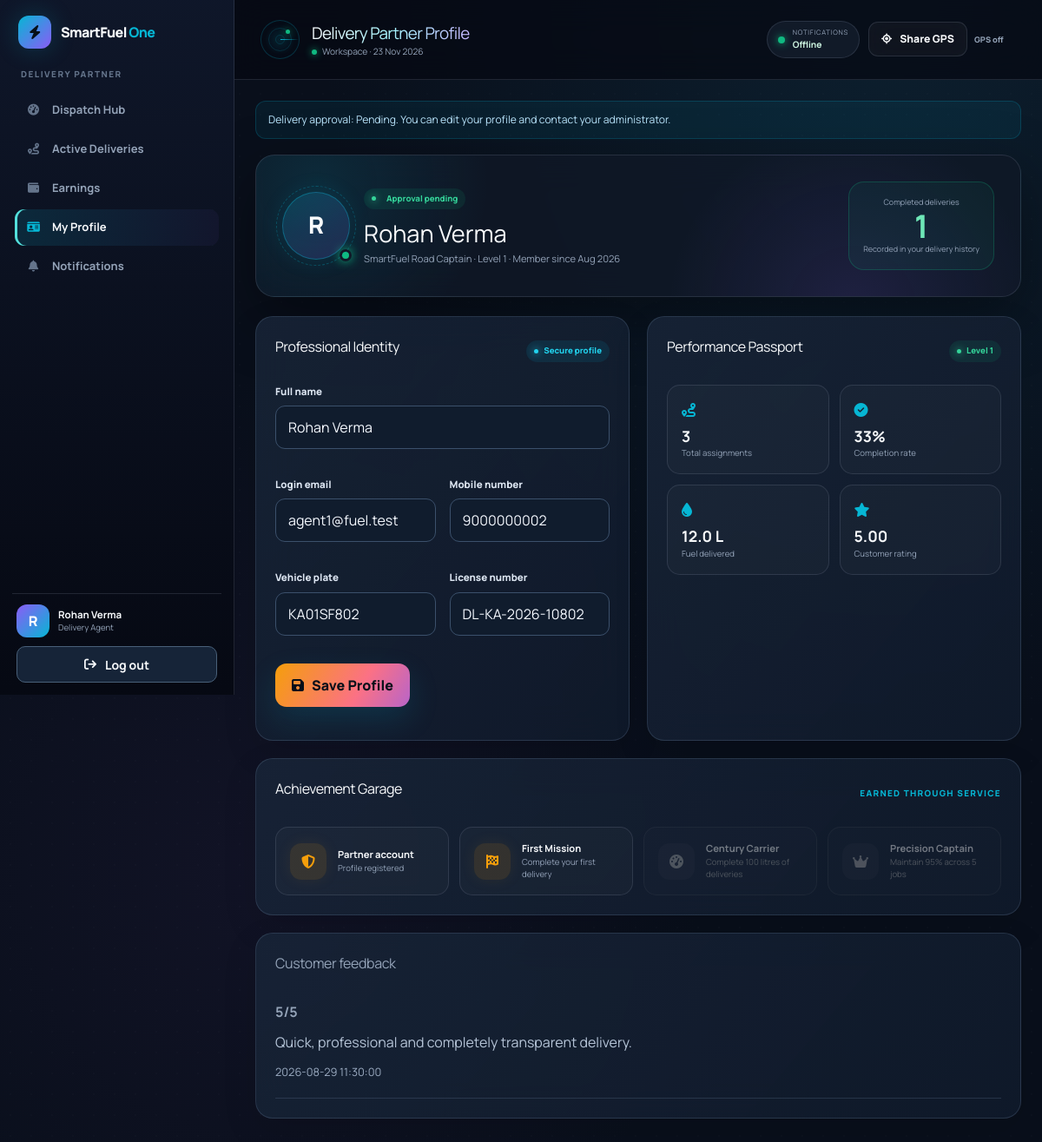
/delivery/profile.php (signed in), run on the app's committed database.
### tables this page shows
CREATE TABLE users (
    id INT UNSIGNED AUTO_INCREMENT PRIMARY KEY,
    full_name VARCHAR(120) NOT NULL,
    email VARCHAR(190) NOT NULL,
    password_hash VARCHAR(255) NOT NULL,
    phone VARCHAR(20) NOT NULL,
    role ENUM('customer', 'delivery_agent', 'admin') NOT NULL DEFAULT 'customer',
    avatar_url VARCHAR(500) NULL,
    status ENUM('active', 'suspended') NOT NULL DEFAULT 'active',
    created_at TIMESTAMP NOT NULL DEFAULT CURRENT_TIMESTAMP,
    UNIQUE KEY uq_users_email (email),
    UNIQUE KEY uq_users_phone (phone),
    KEY idx_users_role_status (role, status)
);

CREATE TABLE delivery_agent_profiles (
    id INT UNSIGNED AUTO_INCREMENT PRIMARY KEY,
    user_id INT UNSIGNED NOT NULL,
    vehicle_plate VARCHAR(30) NOT NULL,
    license_number VARCHAR(60) NOT NULL,
    current_lat DECIMAL(10,7) NULL,
    current_lng DECIMAL(10,7) NULL,
    is_online TINYINT(1) NOT NULL DEFAULT 0,
    rating DECIMAL(3,2) NOT NULL DEFAULT 5.00,
    UNIQUE KEY uq_agent_user (user_id),
    UNIQUE KEY uq_agent_vehicle_plate (vehicle_plate),
    UNIQUE KEY uq_agent_license (license_number),
    KEY idx_agent_online (is_online),
    CONSTRAINT fk_agent_profile_user FOREIGN KEY (user_id) REFERENCES users(id) ON DELETE CASCADE
);

CREATE TABLE reviews_ratings (
    id INT UNSIGNED AUTO_INCREMENT PRIMARY KEY,
    order_id INT UNSIGNED NOT NULL,
    customer_id INT UNSIGNED NOT NULL,
    agent_id INT UNSIGNED NOT NULL,
    rating TINYINT UNSIGNED NOT NULL,
    review_text TEXT NULL,
    created_at TIMESTAMP NOT NULL DEFAULT CURRENT_TIMESTAMP,
    UNIQUE KEY uq_review_order (order_id),
    KEY idx_reviews_agent (agent_id, rating),
    CONSTRAINT fk_review_order FOREIGN KEY (order_id) REFERENCES orders(id) ON DELETE CASCADE,
    CONSTRAINT fk_review_customer FOREIGN KEY (customer_id) REFERENCES users(id) ON DELETE RESTRICT,
    CONSTRAINT fk_review_agent FOREIGN KEY (agent_id) REFERENCES users(id) ON DELETE RESTRICT,
    CONSTRAINT chk_review_rating CHECK (rating BETWEEN 1 AND 5)
);

### config/db.php (called while the page is built, shortened)
<?php
function db(): PDO
{
    static $pdo = null;
    if ($pdo instanceof PDO) {
        return $pdo;
    }
    try {
        $pdo = new PDO(
            'mysql:host=' . DB_HOST . ';dbname=' . DB_NAME . ';charset=utf8mb4',
            DB_USER,
            DB_PASS,
            [
                PDO::ATTR_ERRMODE => PDO::ERRMODE_EXCEPTION,
                PDO::ATTR_DEFAULT_FETCH_MODE => PDO::FETCH_ASSOC,
                PDO::ATTR_EMULATE_PREPARES => false,
            ]
        );
    } catch (PDOException $exception) {
        render_unexpected_error($exception);
    }
    sf_schema($pdo);
    return $pdo;
}
function ensure_realtime_schema(): bool
{
    return true;
}
function url(string $path = ''): string
{
    return BASE_URL . ($path === '' ? '' : '/' . ltrim($path, '/'));
}
function e(mixed $value): string
{
    return htmlspecialchars((string) $value, ENT_QUOTES, 'UTF-8');
}
function require_role(string $role): array
{
    $statement = db()->prepare('SELECT * FROM users WHERE id = ? AND status = \'active\' LIMIT 1');
    $statement->execute([(int) $_SESSION['user_id']]);
    $user = $statement->fetch();
    return $user;
}
function role_home(string $role): string
{
    return match ($role) {
        'admin' => 'admin/dashboard.php',
        'delivery_agent' => 'delivery/dashboard.php',
        default => 'customer/dashboard.php',
    };
}
require_once __DIR__ . '/upgrade.php';

### config/upgrade.php (called while the page is built, shortened)
<?php
function sf_schema(PDO $pdo): void
{
    $pdo->exec("CREATE TABLE IF NOT EXISTS sf_versions (version INT PRIMARY KEY, installed_at TIMESTAMP DEFAULT CURRENT_TIMESTAMP) ENGINE=InnoDB");
    if ($pdo->query('SELECT version FROM sf_versions WHERE version=1')->fetchColumn()) {
        return;
    }
    if ((int) $pdo->query("SELECT GET_LOCK('smartfuel_upgrade_v1',15)")->fetchColumn() !== 1) {
        throw new RuntimeException('Upgrade is busy. Refresh in a moment.');
    }
    try {
        if ($pdo->query('SELECT version FROM sf_versions WHERE version=1')->fetchColumn()) {
            return;
        }
        foreach ($statements as $sql) {
            $pdo->exec($sql);
        }
        $pdo->exec("INSERT IGNORE INTO sf_agent_approvals(user_id,approval_status) SELECT id,'Approved' FROM users WHERE role='delivery_agent'");
        $pdo->exec('INSERT IGNORE INTO sf_order_details(order_id) SELECT id FROM orders');
        $pdo->exec("UPDATE sf_order_details d JOIN orders o ON o.id=d.order_id SET d.refund_status='Pending' WHERE o.order_status='Cancelled' AND o.payment_status='Paid' AND d.refund_status='Not required'");
        $pdo->exec('INSERT IGNORE INTO sf_inventory_settings(fuel_id) SELECT id FROM fuel_inventory');
        $pdo->exec('DELETE FROM agent_live_locations');
        $pdo->exec('INSERT INTO sf_versions(version) VALUES(1)');
    } finally {
        $pdo->query("SELECT RELEASE_LOCK('smartfuel_upgrade_v1')");
    }
}
function sf_query(string $sql, array $parameters = []): PDOStatement
{
    $statement = db()->prepare($sql);
    $statement->execute($parameters);
    return $statement;
}
function sf_approved(int $id): bool
{
    return sf_query("SELECT user_id FROM sf_agent_approvals WHERE user_id=? AND approval_status='Approved'", [$id])->fetchColumn() !== false;
}

### delivery/profile.php (the view, shortened to what this page needs)
<?php
require_once __DIR__ . '/../includes/dashboard_layout.php';
$user = require_role('delivery_agent');
$profileStatement=db()->prepare('SELECT * FROM delivery_agent_profiles WHERE user_id=?');$profileStatement->execute([$user['id']]);$profile=$profileStatement->fetch();
$reviewAverage = sf_query('SELECT AVG(rating) FROM reviews_ratings WHERE agent_id=?', [$user['id']])->fetchColumn();
$profile['rating'] = $reviewAverage !== null && $reviewAverage !== false ? number_format((float)$reviewAverage,2) : 'Not rated';
$performanceStatement=db()->prepare("SELECT COUNT(*) total_jobs,COALESCE(SUM(order_status='Completed'),0) completed_jobs,COALESCE(SUM(order_status='Cancelled'),0) cancelled_jobs,COALESCE(SUM(CASE WHEN order_status='Completed' THEN quantity_liters ELSE 0 END),0) delivered_liters FROM orders WHERE delivery_agent_id=?");$performanceStatement->execute([$user['id']]);$performance=$performanceStatement->fetch();
$completionRate=(int)$performance['total_jobs']>0?round(((int)$performance['completed_jobs']/(int)$performance['total_jobs'])*100):0;
$level=1+(int)floor((int)$performance['completed_jobs']/5);
dashboard_start('Delivery Partner Profile','profile',$user);
?>
<section class="profile-hero-card">
    <div class="profile-hero-identity"><div class="profile-orbit"><span><?= e(strtoupper(substr($user['full_name'],0,1))) ?></span><i></i><b></b></div><div><span class="badge success"><i class="fa-solid fa-shield-check"></i> <?= sf_approved((int)$user['id']) ? 'Admin approved' : 'Approval pending' ?></span><h2><?= e($user['full_name']) ?></h2><p>SmartFuel Road Captain · Level <?= $level ?> · Member since <?= e(date('M Y',strtotime($user['created_at']))) ?></p></div></div>
    <div class="profile-score"><span>Completed deliveries</span><strong><?= (int)$performance['completed_jobs'] ?></strong><small>Recorded in your delivery history</small></div>
</section>
<div class="dashboard-grid equal">
    <section class="panel"><div class="panel-head"><h2>Professional Identity</h2><span class="badge info">Secure profile</span></div><form method="post" class="form-grid"><?= csrf_field() ?><div class="form-group full"><label for="full_name">Full name</label><input id="full_name" name="full_name" value="<?= e($_POST['full_name']??$user['full_name']) ?>" required></div><div class="form-group"><label for="email">Login email</label><input id="email" value="<?= e($user['email']) ?>" disabled></div><div class="form-group"><label for="phone">Mobile number</label><input id="phone" name="phone" value="<?= e($_POST['phone']??$user['phone']) ?>" inputmode="numeric" required></div><div class="form-group"><label for="vehicle_plate">Vehicle plate</label><input id="vehicle_plate" name="vehicle_plate" value="<?= e($_POST['vehicle_plate']??($profile['vehicle_plate']??'')) ?>" required></div><div class="form-group"><label for="license_number">License number</label><input id="license_number" name="license_number" value="<?= e($_POST['license_number']??($profile['license_number']??'')) ?>" required></div><div class="form-group full"><button class="btn" type="submit"><i class="fa-solid fa-floppy-disk"></i> Save Profile</button></div></form></section>
    <aside class="panel"><div class="panel-head"><h2>Performance Passport</h2><span class="badge success">Level <?= $level ?></span></div><div class="passport-grid"><div><i class="fa-solid fa-route"></i><strong><?= (int)$performance['total_jobs'] ?></strong><span>Total assignments</span></div><div><i class="fa-solid fa-circle-check"></i><strong><?= $completionRate ?>%</strong><span>Completion rate</span></div><div><i class="fa-solid fa-droplet"></i><strong><?= number_format((float)$performance['delivered_liters'],1) ?> L</strong><span>Fuel delivered</span></div><div><i class="fa-solid fa-star"></i><strong><?= e($profile['rating']??'5.00') ?></strong><span>Customer rating</span></div></div></aside>
</div>
<section class="panel"><div class="panel-head"><h2>Achievement Garage</h2><span class="eyebrow">Earned through service</span></div><div class="achievement-grid"><article class="achievement unlocked"><i class="fa-solid fa-shield-halved"></i><div><strong>Partner account</strong><span>Profile registered</span></div></article><article class="achievement <?= (int)$performance['completed_jobs']>=1?'unlocked':'locked' ?>"><i class="fa-solid fa-flag-checkered"></i><div><strong>First Mission</strong><span>Complete your first delivery</span></div></article><article class="achievement <?= (float)$performance['delivered_liters']>=100?'unlocked':'locked' ?>"><i class="fa-solid fa-gauge-high"></i><div><strong>Century Carrier</strong><span>Complete 100 litres of deliveries</span></div></article><article class="achievement <?= $completionRate>=95&&(int)$performance['total_jobs']>=5?'unlocked':'locked' ?>"><i class="fa-solid fa-crown"></i><div><strong>Precision Captain</strong><span>Maintain 95% across 5 jobs</span></div></article></div></section>
<section class="panel"><h2>Customer feedback</h2>
<?php $reviews = sf_query('SELECT r.rating,r.review_text,r.created_at FROM reviews_ratings r WHERE agent_id=? ORDER BY id DESC LIMIT 20', [$user['id']])->fetchAll(); ?>
<?php foreach ($reviews as $review): ?><article class="sf-notice"><div><strong><?= (int)$review['rating'] ?>/5</strong><p><?= e($review['review_text']) ?></p><small><?= e($review['created_at']) ?></small></div></article><?php endforeach; ?>
</section>
<?php dashboard_end(); ?>

### includes/dashboard_layout.php (shortened to what this page needs)
<?php
require_once __DIR__ . '/../config/db.php';
function get_dashboard_links(string $role): array
{
    if ($role === 'delivery_agent') {
        return [
            ['dashboard', 'delivery/dashboard.php', 'fa-gauge-high', 'Dispatch Hub'],
            ['active', 'delivery/active_deliveries.php', 'fa-route', 'Active Deliveries'],
            ['earnings', 'delivery/earnings.php', 'fa-wallet', 'Earnings'],
            ['profile', 'delivery/profile.php', 'fa-id-card', 'My Profile'],
        ];
    }
    return [
        ['dashboard', 'customer/dashboard.php', 'fa-house', 'Dashboard'],
        ['order', 'customer/place_order.php', 'fa-gas-pump', 'Place Order'],
        ['track', 'customer/track_order.php', 'fa-location-crosshairs', 'Track Order'],
        ['history', 'customer/order_history.php', 'fa-clock-rotate-left', 'Order History'],
        ['profile', 'customer/profile.php', 'fa-user-gear', 'Profile'],
    ];
}
function dashboard_start(string $title, string $active, array $user): void
{
    $links = get_dashboard_links($user['role']);
    $links[] = ['notifications', 'account/notifications.php', 'fa-bell', 'Notifications'];
    $roleLabel = match ($user['role']) {
        'admin' => 'Administration',
        'delivery_agent' => 'Delivery Partner',
        default => 'Customer Portal',
    };
    ?>
<!DOCTYPE html>
<html lang="en">
<head>
    <script src="https://cdn.tailwindcss.com"></script>
    <link rel="stylesheet" href="https://cdnjs.cloudflare.com/ajax/libs/font-awesome/6.5.2/css/all.min.css">
    <link rel="stylesheet" href="<?= url('assets/css/custom.css') ?>">
    <link rel="stylesheet" href="<?= url('assets/css/upgrade.css') ?>">
    <link rel="stylesheet" href="<?= url('assets/css/cleanup.css') ?>">
    <link rel="stylesheet" href="https://unpkg.com/leaflet@1.9.4/dist/leaflet.css">
</head>
<body class="dashboard-body">
<div class="dashboard-shell">
    <aside class="sidebar" data-sidebar>
        <div class="side-head">
            <a class="brand" href="<?= url(role_home($user['role'])) ?>"><span class="brand-mark"><i class="fa-solid fa-bolt"></i></span><span>SmartFuel <em>One</em></span></a>
        </div>
        <p class="role-label"><?= e($roleLabel) ?></p>
        <nav class="side-nav">
            <?php foreach ($links as [$key, $path, $icon, $label]): ?>
                <a class="<?= $active === $key ? 'active' : '' ?>" href="<?= url($path) ?>"><i class="fa-solid <?= e($icon) ?>"></i><span><?= e($label) ?></span></a>
            <?php endforeach; ?>
        </nav>
        <div class="side-profile">
            <div class="avatar"><?= e(strtoupper(substr($user['full_name'], 0, 1))) ?></div>
            <div><strong><?= e($user['full_name']) ?></strong><small><?= e(ucwords(str_replace('_', ' ', $user['role']))) ?></small></div>
            <a class="sidebar-logout" href="<?= url('auth/logout.php') ?>"><i class="fa-solid fa-arrow-right-from-bracket" aria-hidden="true"></i> Log out</a>
        </div>
    </aside>
    <main class="dashboard-main">
        <header class="operations-header">
            <span class="radar" aria-hidden="true"><i></i><b></b></span>
            <div class="operations-title"><h1><?= e($title) ?></h1><p><span></span> Workspace · <?= date('d M Y') ?></p></div>
            <div class="header-actions">
                <a class="network-pill" href="<?= url('account/notifications.php') ?>"><i></i><span><small>NOTIFICATIONS</small><strong data-unread>0</strong></span></a>
                <?php if ($user['role'] === 'delivery_agent'): ?>
                    <form class="location-header-form" action="<?= url('delivery/update_location.php') ?>" method="post" data-location-form>
                        <button class="btn btn-small btn-secondary" type="button" data-location-button><i class="fa-solid fa-location-crosshairs"></i><span>Share GPS</span></button>
                        <small data-location-status>GPS off</small>
                    </form>
                <?php endif; ?>
            </div>
        </header>
        <div class="dashboard-content" data-sync-content>
            <?php if ($user['role'] === 'delivery_agent' && !sf_approved((int)$user['id'])): ?>
                <div class="alert warning">Delivery approval: <?= e(sf_query('SELECT approval_status FROM sf_agent_approvals WHERE user_id=?', [$user['id']])->fetchColumn() ?: 'Pending') ?>. You can edit your profile and contact your administrator.</div>
            <?php endif; ?>
    <?php
}
function dashboard_end(): void
{
    ?>
        </div>
    </main>
</div>
</body>
</html>
    <?php
}
    ?>

### data on the page
users: role "DELIVERY PARTNER", full_name "R", full_name "Rohan Verma", role "Delivery Agent", created_at "Aug 2026", email "agent1@fuel.test", phone "9000000002"
delivery_agent_profiles: vehicle_plate "KA01SF802", license_number "DL-KA-2026-10802"
reviews_ratings: rating "5", review_text "Quick, professional and completely transparent delivery.", created_at "2026-08-29 11:30:00"

### other printed values
$label "Dispatch Hub"
$label "Active Deliveries"
$label "Earnings"
$label "My Profile"
$label "Notifications"
$level "1"
$performance['completed_jobs'] "1"
$performance['total_jobs'] "3"
$completionRate "33"
$performance['delivered_liters'] "12.0"
$profile['rating'] "5.00"
